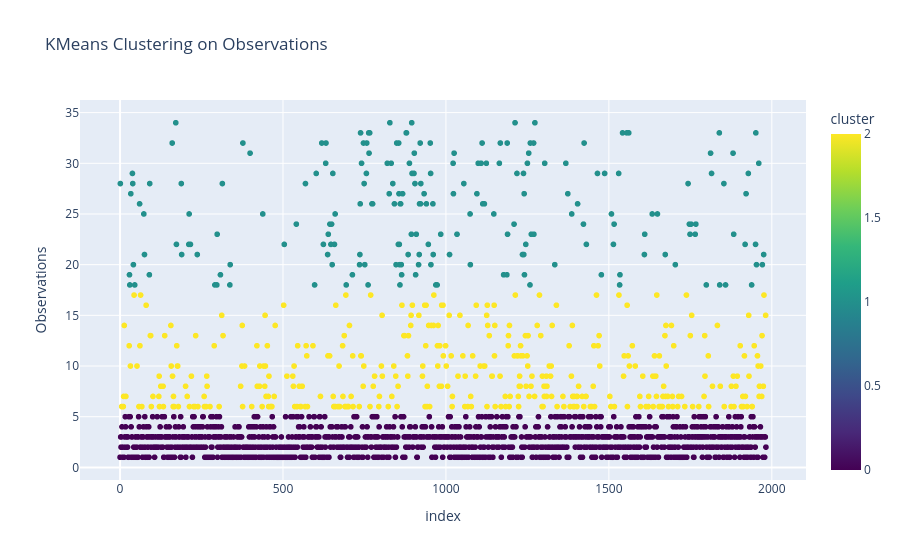

The notebook cell saved with this chart:
### Code cell
optimal_k = 3

# Apply KMeans clustering
kmeans = KMeans(n_clusters=optimal_k, random_state=42)
non_zero_observations['cluster'] = kmeans.fit_predict(scaled_features)

# Merge the clusters back into the full dataset
data_no_outliers = data_no_outliers.merge(
    non_zero_observations[['cluster']], 
    how='left', 
    left_index=True, 
    right_index=True
)

import plotly.express as px

# Create an interactive scatter plot using plotly
fig = px.scatter(
    non_zero_observations,
    x=non_zero_observations.index,  # Use index as x-axis
    y='observations',  # Observations as y-axis
    color='cluster',  # Color by cluster
    title='KMeans Clustering on Observations',
    labels={'x': 'Index', 'observations': 'Observations'},
    color_continuous_scale='Viridis'
)

# Show the interactive plot
fig.show()

# Display cluster centers
print("Cluster Centers:")
print(kmeans.cluster_centers_)

### Figure 1 — Plotly figure (JSON) as saved in the notebook; plotly's stock layout.template omitted (floating-point values rounded to 4 significant figures; data arrays with more than 128 entries replaced by an {"elided": "..."} marker saying what was removed)
{"data": [{"hovertemplate": "index=%{x}<br>Observations=%{y}<br>cluster=%{marker.color}<extra></extra>", "legendgroup": "", "marker": {"color": {"elided": "1983 int values"}, "coloraxis": "coloraxis", "symbol": "circle"}, "mode": "markers", "name": "", "showlegend": false, "type": "scattergl", "x": {"elided": "1983 int values"}, "xaxis": "x", "y": {"elided": "1983 int values"}, "yaxis": "y"}], "layout": {"coloraxis": {"colorbar": {"title": {"text": "cluster"}}, "colorscale": [[0, "#440154"], [0.1111, "#482878"], [0.2222, "#3e4989"], [0.3333, "#31688e"], [0.4444, "#26828e"], [0.5556, "#1f9e89"], [0.6667, "#35b779"], [0.7778, "#6ece58"], [0.8889, "#b5de2b"], [1, "#fde725"]]}, "legend": {"tracegroupgap": 0}, "title": {"text": "KMeans Clustering on Observations"}, "xaxis": {"anchor": "y", "domain": [0, 1], "title": {"text": "index"}}, "yaxis": {"anchor": "x", "domain": [0, 1], "title": {"text": "Observations"}}}}
